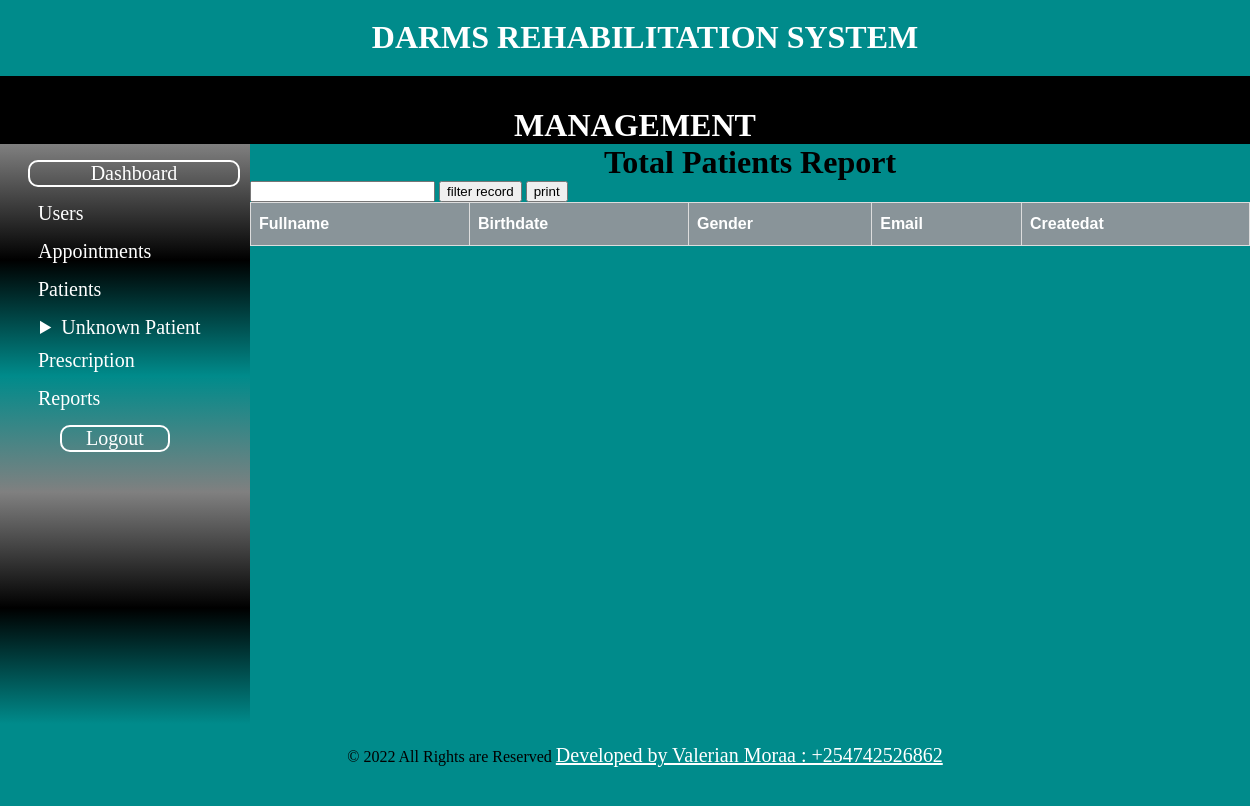
Page /admin/filter_totalpatients.php on the earlier database version.
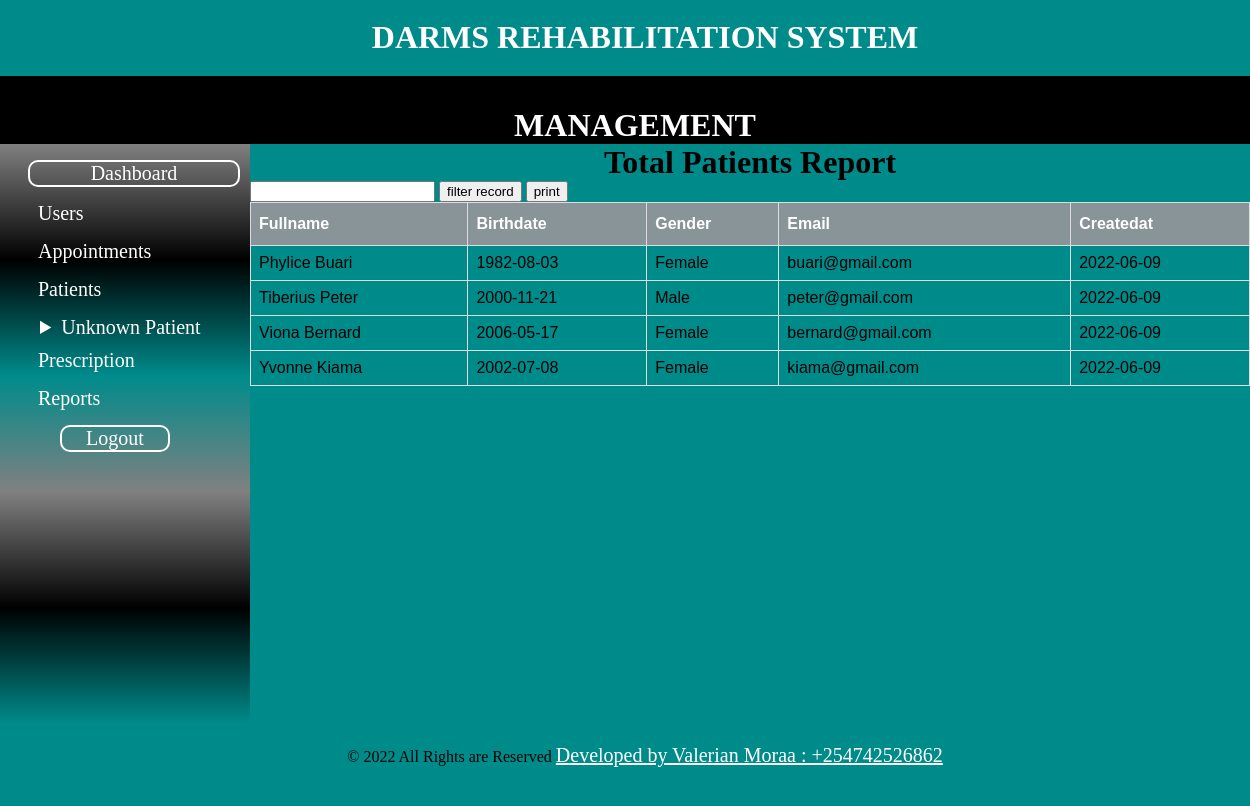
Same page on the later database version.
### tables this page shows
CREATE TABLE `patient` (
  `patient_id` int(10) NOT NULL,
  `patient_name` varchar(100) NOT NULL,
  `patient_email` varchar(100) DEFAULT NULL,
  `patient_mobile` varchar(100) DEFAULT NULL,
  `patient_gender` varchar(50) NOT NULL,
  `Date_of_birth` date NOT NULL,
  `guardian` varchar(100) DEFAULT NULL,
  `patient_address` varchar(100) DEFAULT NULL,
  `createdat` date DEFAULT NULL
);

### admin/filter_totalpatients.php (the view, shortened to what this page needs)
<?php include "includes/header.php"; ?>
<?php include "includes/navigation.php"; ?>
<?php include "includes/sidebar.php"; ?>
<div class="article">
    <h1 id="titleoftable">Total Patients Report</h1>
    <form method="post">
        <input type="text" name="search_data" />
        <input type="submit" name="search_detail" value="filter record" />
        <input type="button" onclick="windows.print()" value="print" />
    </form>
    <table id="patients">
        <thead>
            <th>Fullname</th>
            <th>Birthdate</th>
            <th>Gender</th>
            <th>Email</th>
            <th>Createdat</th>
        </thead>
        <tbody>
            <?php
            $db = mysqli_connect('localhost', 'Valerian', '#Valeriephyl254', 'darms');
            $query = "SELECT * FROM patient WHERE patient_name LIKE '%$search_patient%'";
            $select_all_patients = mysqli_query($db, $query);
            while ($row = mysqli_fetch_assoc($select_all_patients)) {
                $fullname = $row['patient_name'];
                $birthdate = $row['Date_of_birth'];
                $gender = $row['patient_gender'];
                $email = $row['patient_email'];
                $createdat = $row['createdat'];
                echo "<tr>";
                echo "<td>{$fullname}</td>";
                echo "<td>{$birthdate}</td>";
                echo "<td>{$gender}</td>";
                echo "<td>{$email}</td>";
                echo "<td>{$createdat}</td>";
                echo "</tr>";
            }
            ?>
        </tbody>
    </table>
</div>
<?php include "includes/footer.php"; ?>

Differences in the rows shown:
added patient: patient_name "Phylice Buari", Date_of_birth "1982-08-03", patient_gender "Female", patient_email "buari@gmail.com", createdat "2022-06-09"
added patient: patient_name "Tiberius Peter", Date_of_birth "2000-11-21", patient_gender "Male", patient_email "peter@gmail.com", createdat "2022-06-09"
added patient: patient_name "Viona Bernard", Date_of_birth "2006-05-17", patient_gender "Female", patient_email "bernard@gmail.com", createdat "2022-06-09"
added patient: patient_name "Yvonne Kiama", Date_of_birth "2002-07-08", patient_gender "Female", patient_email "kiama@gmail.com", createdat "2022-06-09"
